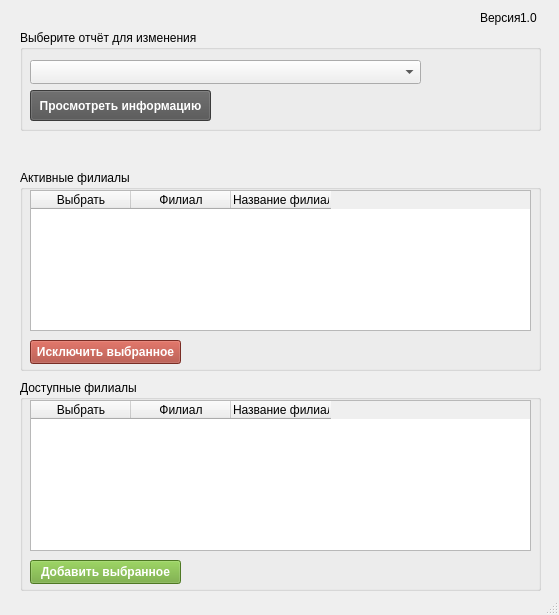
<?xml version="1.0" encoding="UTF-8"?>
<ui version="4.0">
 <class>MainWindow</class>
 <widget class="QMainWindow" name="MainWindow">
  <property name="geometry">
   <rect>
    <x>0</x>
    <y>0</y>
    <width>559</width>
    <height>615</height>
   </rect>
  </property>
  <property name="windowTitle">
   <string>Панель управления филиалами в отчетах</string>
  </property>
  <widget class="QWidget" name="centralwidget">
   <widget class="QGroupBox" name="groupBox">
    <property name="geometry">
     <rect>
      <x>20</x>
      <y>30</y>
      <width>521</width>
      <height>101</height>
     </rect>
    </property>
    <property name="title">
     <string>Выберите отчёт для изменения</string>
    </property>
    <property name="flat">
     <bool>false</bool>
    </property>
    <property name="checkable">
     <bool>false</bool>
    </property>
    <widget class="QPushButton" name="btn_report_info">
     <property name="geometry">
      <rect>
       <x>10</x>
       <y>60</y>
       <width>181</width>
       <height>31</height>
      </rect>
     </property>
     <property name="styleSheet">
      <string notr="true">background-color:#525252;
font-weight:bold;
color:#FFFFFF;
</string>
     </property>
     <property name="text">
      <string>Просмотреть информацию</string>
     </property>
    </widget>
    <widget class="QComboBox" name="reports_dropdown">
     <property name="geometry">
      <rect>
       <x>10</x>
       <y>30</y>
       <width>391</width>
       <height>24</height>
      </rect>
     </property>
    </widget>
   </widget>
   <widget class="QGroupBox" name="groupBox_2">
    <property name="geometry">
     <rect>
      <x>20</x>
      <y>170</y>
      <width>521</width>
      <height>201</height>
     </rect>
    </property>
    <property name="title">
     <string>Активные филиалы</string>
    </property>
    <property name="flat">
     <bool>false</bool>
    </property>
    <property name="checkable">
     <bool>false</bool>
    </property>
    <widget class="QTableWidget" name="table_active_filials">
     <property name="geometry">
      <rect>
       <x>10</x>
       <y>20</y>
       <width>501</width>
       <height>141</height>
      </rect>
     </property>
     <property name="horizontalScrollBarPolicy">
      <enum>Qt::ScrollBarAlwaysOff</enum>
     </property>
     <property name="sortingEnabled">
      <bool>true</bool>
     </property>
     <column>
      <property name="text">
       <string>Выбрать</string>
      </property>
     </column>
     <column>
      <property name="text">
       <string>Филиал</string>
      </property>
     </column>
     <column>
      <property name="text">
       <string>Название филиала</string>
      </property>
      <property name="font">
       <font>
        <weight>50</weight>
        <bold>false</bold>
        <strikeout>false</strikeout>
       </font>
      </property>
      <property name="textAlignment">
       <set>AlignLeading|AlignVCenter</set>
      </property>
     </column>
    </widget>
    <widget class="QPushButton" name="btn_remove">
     <property name="geometry">
      <rect>
       <x>10</x>
       <y>170</y>
       <width>151</width>
       <height>24</height>
      </rect>
     </property>
     <property name="styleSheet">
      <string notr="true">background-color:#a83e32;
font-weight:bold;
color:#FFFFFF;
</string>
     </property>
     <property name="text">
      <string>Исключить выбранное</string>
     </property>
    </widget>
   </widget>
   <widget class="QGroupBox" name="groupBox_3">
    <property name="geometry">
     <rect>
      <x>20</x>
      <y>380</y>
      <width>521</width>
      <height>211</height>
     </rect>
    </property>
    <property name="title">
     <string>Доступные филиалы</string>
    </property>
    <property name="flat">
     <bool>false</bool>
    </property>
    <property name="checkable">
     <bool>false</bool>
    </property>
    <widget class="QTableWidget" name="table_all_filials">
     <property name="geometry">
      <rect>
       <x>10</x>
       <y>20</y>
       <width>501</width>
       <height>151</height>
      </rect>
     </property>
     <property name="frameShape">
      <enum>QFrame::StyledPanel</enum>
     </property>
     <property name="frameShadow">
      <enum>QFrame::Sunken</enum>
     </property>
     <property name="horizontalScrollBarPolicy">
      <enum>Qt::ScrollBarAlwaysOff</enum>
     </property>
     <property name="selectionMode">
      <enum>QAbstractItemView::SingleSelection</enum>
     </property>
     <property name="selectionBehavior">
      <enum>QAbstractItemView::SelectRows</enum>
     </property>
     <property name="textElideMode">
      <enum>Qt::ElideMiddle</enum>
     </property>
     <property name="sortingEnabled">
      <bool>true</bool>
     </property>
     <property name="cornerButtonEnabled">
      <bool>true</bool>
     </property>
     <column>
      <property name="text">
       <string>Выбрать</string>
      </property>
     </column>
     <column>
      <property name="text">
       <string>Филиал</string>
      </property>
     </column>
     <column>
      <property name="text">
       <string>Название филиала</string>
      </property>
      <property name="textAlignment">
       <set>AlignLeading|AlignVCenter</set>
      </property>
     </column>
    </widget>
    <widget class="QPushButton" name="btn_add">
     <property name="geometry">
      <rect>
       <x>10</x>
       <y>180</y>
       <width>151</width>
       <height>24</height>
      </rect>
     </property>
     <property name="styleSheet">
      <string notr="true">background-color:#6da832;
font-weight:bold;
color:#FFFFFF;
</string>
     </property>
     <property name="text">
      <string>Добавить выбранное</string>
     </property>
    </widget>
   </widget>
   <widget class="QLabel" name="lbl_version">
    <property name="geometry">
     <rect>
      <x>480</x>
      <y>10</y>
      <width>41</width>
      <height>16</height>
     </rect>
    </property>
    <property name="text">
     <string>Версия:</string>
    </property>
   </widget>
   <widget class="QLabel" name="lbl_ver_num">
    <property name="geometry">
     <rect>
      <x>520</x>
      <y>10</y>
      <width>31</width>
      <height>16</height>
     </rect>
    </property>
    <property name="text">
     <string>1.0</string>
    </property>
   </widget>
  </widget>
  <widget class="QStatusBar" name="statusbar"/>
 </widget>
 <resources/>
 <connections/>
</ui>
